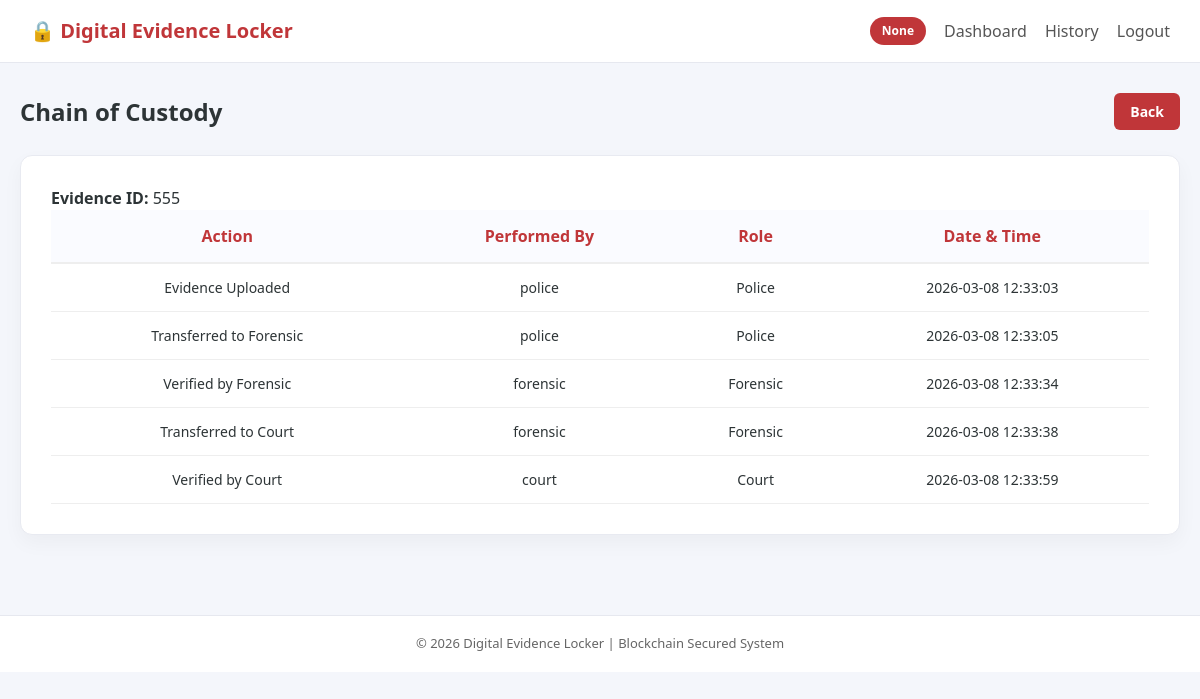
Page /chain/555 (signed in) on the committed database.
### tables this page shows
CREATE TABLE custody (
            id INTEGER PRIMARY KEY AUTOINCREMENT,
            evidence_id TEXT,
            action TEXT,
            performed_by TEXT,
            role TEXT,
            timestamp TEXT
        );

### app.py (the view)
@app.route("/chain/<evidence_id>")
def chain(evidence_id):
    if "username" not in session:
        return redirect("/")
    history = fetch_custody(evidence_id)
    return render_template("chain.html", history=history, evidence_id=evidence_id)

### database.py (called while the page is built)
def fetch_custody(evidence_id):
    conn = sqlite3.connect(DB_NAME)
    cur = conn.cursor()
    cur.execute("""
        SELECT action, performed_by, role, timestamp
        FROM custody
        WHERE evidence_id=?
        ORDER BY id ASC
    """, (evidence_id,))
    rows = cur.fetchall()
    conn.close()
    return rows

### templates/chain.html
{% extends "base.html" %}
{% block content %}
<div class="dashboard-header">
  <h1>Chain of Custody</h1>
  <a href="{{ url_for('dashboard') }}" class="primary-btn">Back</a>
</div>
<div class="card chain-card">
  <div class="chain-header">
    <p><strong>Evidence ID:</strong> {{ evidence_id }}</p>
  </div>
  <table class="chain-table">
    <thead>
      <tr>
        <th>Action</th>
        <th>Performed By</th>
        <th>Role</th>
        <th>Date & Time</th>
      </tr>
    </thead>
    <tbody>
      {% for row in history %}
      <tr>
        <td>{{ row[0] }}</td>
        <td>{{ row[1] }}</td>
        <td>{{ row[2] }}</td>
        <td>{{ row[3] }}</td>
      </tr>
      {% endfor %}
    </tbody>
  </table>
</div>
{% endblock %}

### static/style.css (style rules this page uses)
* { margin:0; padding:0; box-sizing:border-box; }
body { font-family:"Segoe UI",Arial,sans-serif; background:#f4f6fb; color:#2d3436; line-height:1.5; }
.dashboard-header { display:flex; justify-content:space-between; align-items:center; margin-bottom:25px; }
.dashboard-header h1 { font-size:24px; font-weight:600; }
.card { background:white; border-radius:12px; padding:30px; border:1px solid #e8eaf1; box-shadow:0 8px 20px rgba(0,0,0,0.04); margin:auto; }
.primary-btn { background:#c03639; color:white; padding:8px 16px; border-radius:6px; text-decoration:none; font-size:14px; font-weight:600; }
table { width:100%; border-collapse:collapse; min-width:700px; }
th { background:#fafbff; padding:14px; text-align:center; font-weight:600; color:#c03639; border-bottom:2px solid #eee; }
td { padding:13px; border-bottom:1px solid #eee; text-align:center; font-size:14px; }

### rows in the picture
custody: action "Evidence Uploaded", performed_by "police", role "Police", timestamp "2026-03-08 12:33:03"
custody: action "Transferred to Forensic", performed_by "police", role "Police", timestamp "2026-03-08 12:33:05"
custody: action "Verified by Forensic", performed_by "forensic", role "Forensic", timestamp "2026-03-08 12:33:34"
custody: action "Transferred to Court", performed_by "forensic", role "Forensic", timestamp "2026-03-08 12:33:38"
custody: action "Verified by Court", performed_by "court", role "Court", timestamp "2026-03-08 12:33:59"

### other values in the picture
{{ session.get("role") }} "None"
{{ evidence_id }} "555"
{{ 2026 }} "2026"
